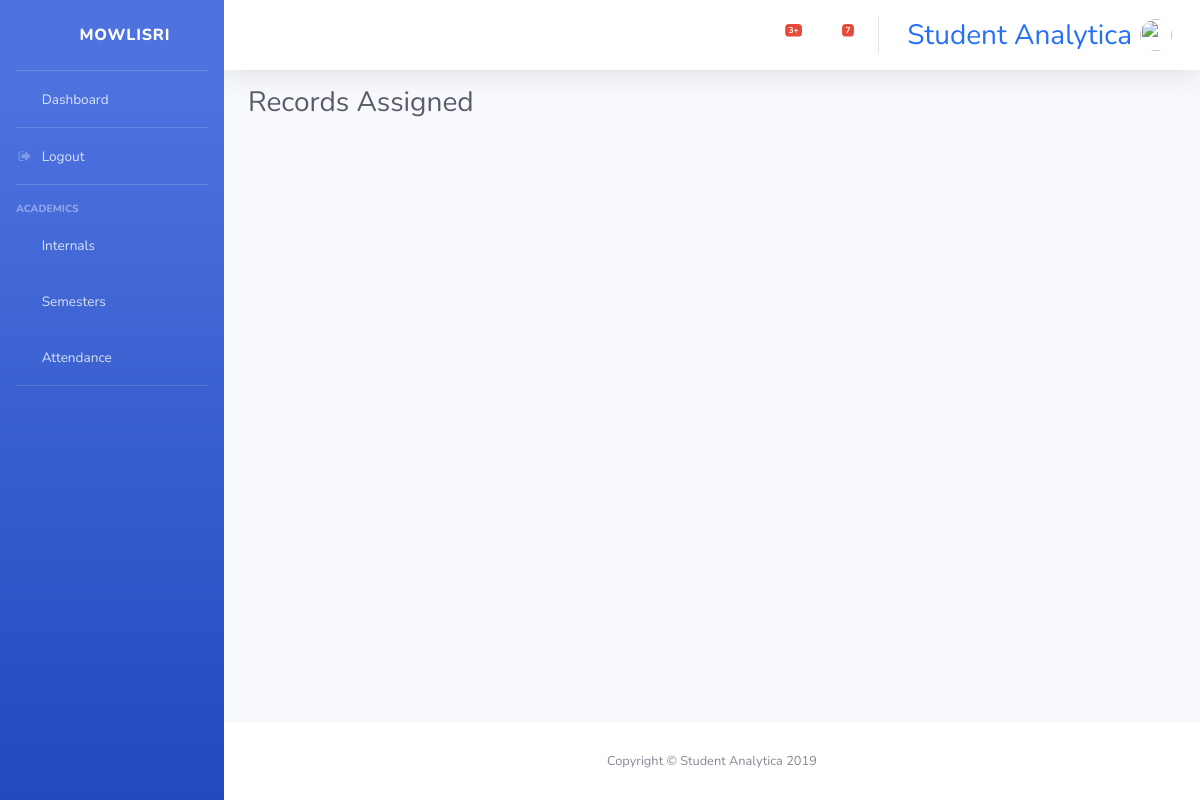
Page /academics/assigned_class/ (signed in) on the earlier database version.
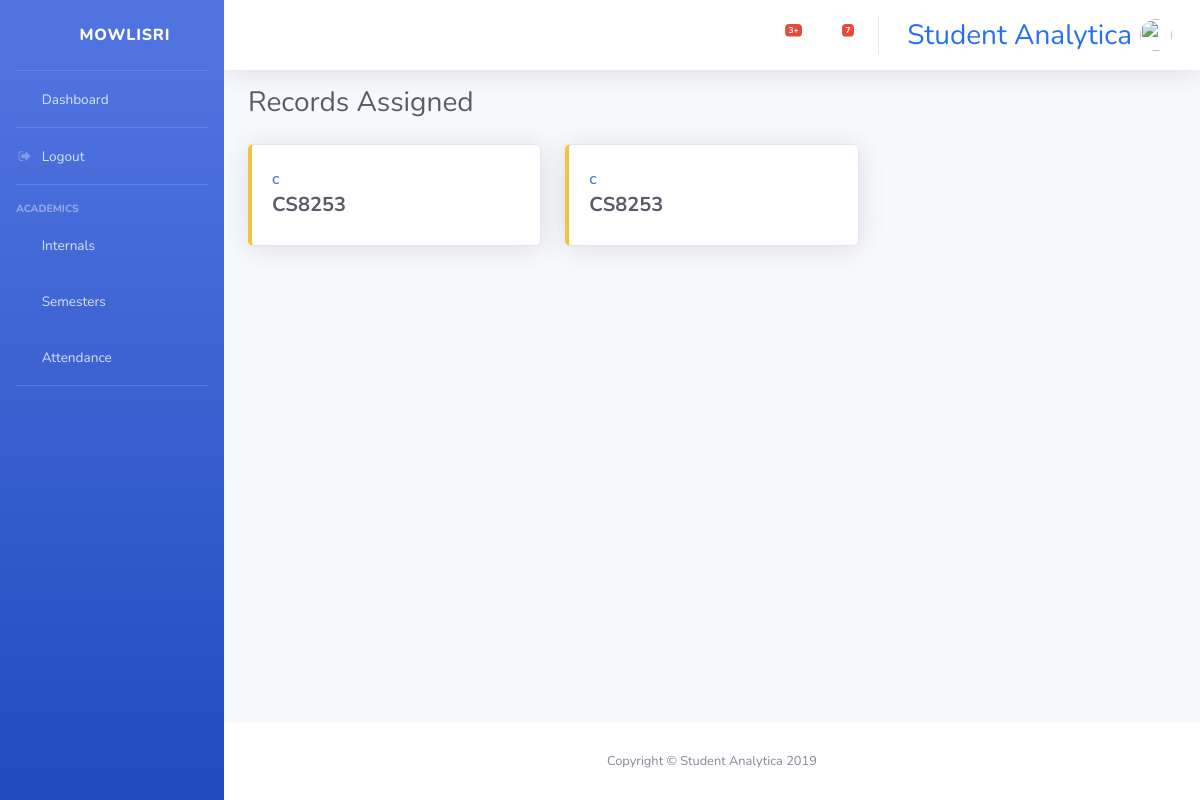
Same page on the later database version.
### console/models.py (models this page shows, shortened)
class IntAssign(models.Model):
    DEPT = (('MECH','Mechanical'), ('CIVIL','Civil'), ('EEE','Electrical and Electronics'), ('ECE','Electronics and Communication'), ('CSE','Computer Science and Engineering'),('OTHER','Others'))
    staff = models.ForeignKey(User, on_delete=models.CASCADE)
    subject = models.ForeignKey(Subject, on_delete=models.CASCADE)
    department = models.CharField(max_length=5, choices=DEPT, default='MECH')

class Subject(models.Model):
    CRED = (('1','1'),('2','2'),('3','3'),('4','4'),('5','5'),('6','6'))
    SEM = (('1','1'),('2','2'),('3','3'),('4','4'),('5','5'),('6','6'),('7','7'),('8','8'))
    subname = models.CharField(max_length=100)
    subcode = models.CharField(max_length=7, unique=True)
    subcred = models.CharField(max_length=1, choices=CRED, default='1')
    sem = models.CharField(max_length=1, choices=SEM, default='1')

### console/views.py (the view)
# urls.py: path('academics/assigned_class/', views.assigned_class, name='assigned_class'),
def assigned_class(request):
    if request.user.is_staff:
        context={
            'classes': IntAssign.objects.filter(staff__username=request.user.username)
        }
        return render(request, 'console/academics/assigned_class.html', context)
    else:
        return redirect('internals')

### console/templates/console/academics/assigned_class.html
{% extends "base.html" %}
{% block content %}
<div class="d-sm-flex align-items-center justify-content-between mb-4">
<h1 class="h3 mb-0 text-gray-800">Records Assigned</h1>
</div>
<div class="row">
{% for class in classes %}
<div class="col-xl-4 col-md-6 mb-4">
    <a href="{% url 'internals' %}?subject-query={{class.subject.subcode}}&department={{class.department}}" style="text-decoration: none;">
        <div class="card border-left-warning shadow h-100 py-2">
            <div class="card-body">
                <div class="row no-gutters align-items-center">
                    <div class="col mr-2">
                        <div class="text-xs font-weight-bold text-primary text-uppercase mb-1">{{class.subject.subname}}</div>
                        <div class="h5 mb-0 font-weight-bold text-gray-800">
                            {{class.subject.subcode}}</div>
                    </div>
                    <div class="col-auto">
                        <i class="fas fa-book-reader fa-2x text-gray-300"></i>
                    </div>
                </div>
            </div>
        </div>
    </a>
</div>
{% endfor %}
</div>
{% endblock content %}

Differences in the rows shown:
added IntAssign: subject.subname "C", subject.subcode "CS8253"
added IntAssign: subject.subname "C", subject.subcode "CS8253"
